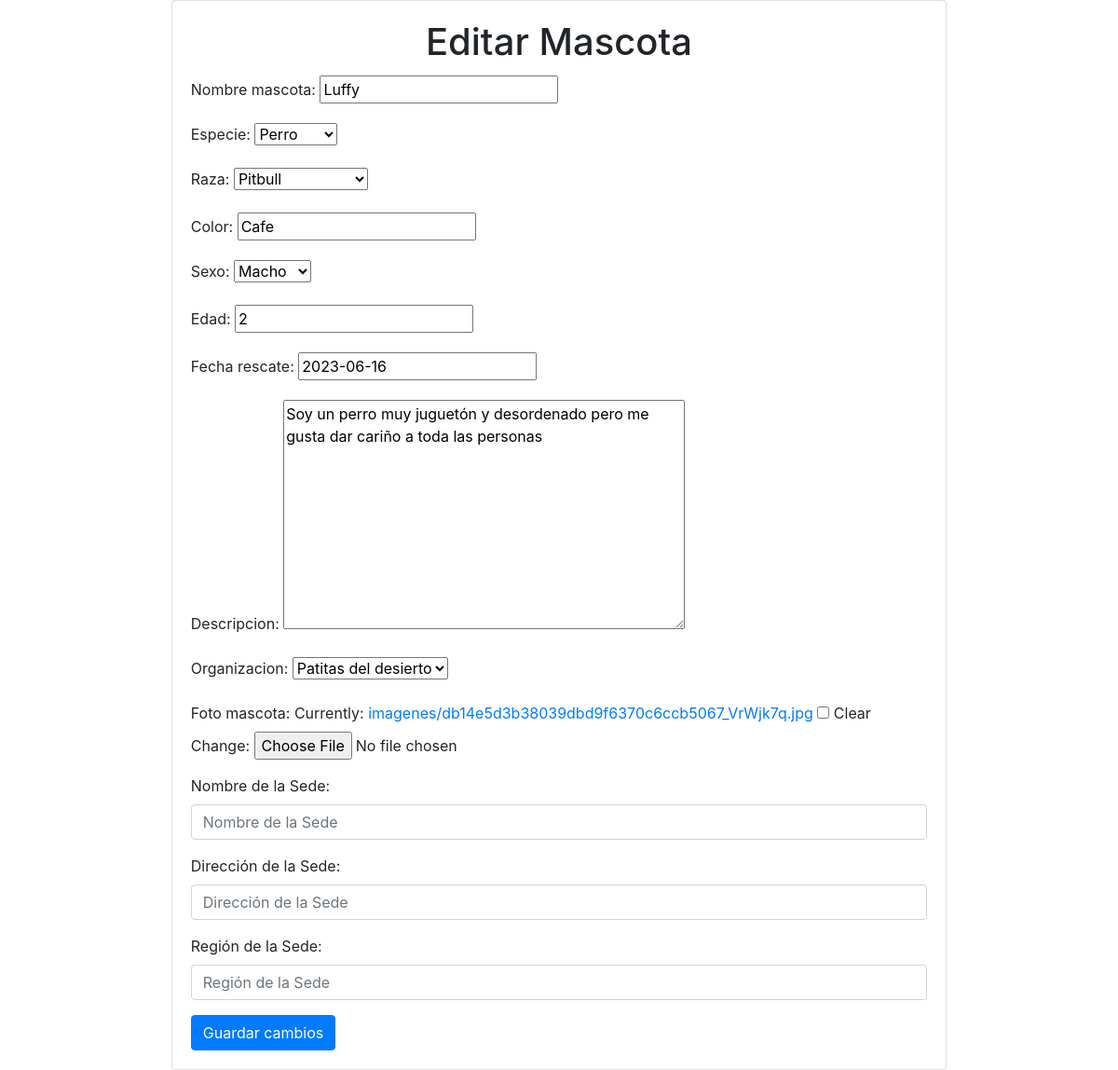
Page /editar_mascota/8/ on the earlier database version.
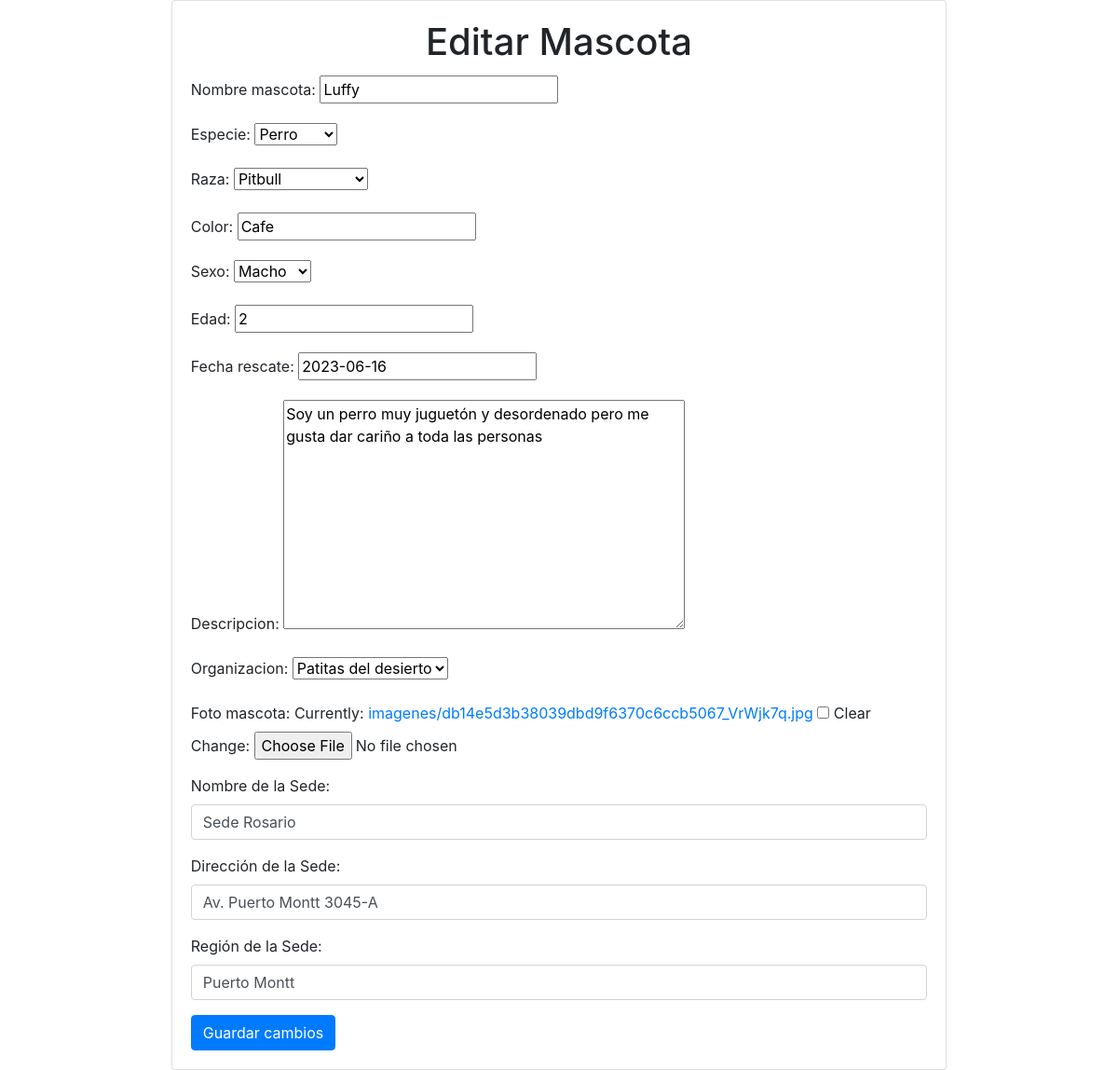
Same page on the later database version.
### Aplicaciones/Adoptar/models.py (models this page shows, shortened)
class Mascota(models.Model):
    nombre_mascota=models.CharField(max_length=50)
    especie = models.ForeignKey(Especie, on_delete=models.CASCADE)
    raza = models.ForeignKey(Raza, on_delete=models.CASCADE)
    color=models.CharField(max_length=50)
    sexo=models.CharField(max_length=1, choices=sexos, default='H')
    edad=models.IntegerField()
    fecha_rescate=models.DateField(default=date.today)
    descripcion=models.TextField()
    organizacion = models.ForeignKey(Organizacion, on_delete=models.CASCADE, related_name='mascotas', default=None, null=True, blank=True)
    foto_mascota = models.ImageField(upload_to='imagenes', null=True, blank=True)
    sede = models.ForeignKey(Sede, on_delete=models.CASCADE, default=None, null=True, blank=True)

class Sede(models.Model):
   nombre_sede = models.CharField(max_length=50, default=None)
   direccion_sede = models.CharField(max_length=50, default=None)
   region_sede = models.CharField(max_length=50, default=None)

### Aplicaciones/Adoptar/views.py (the view)
# urls.py: path('editar_mascota/<int:mascota_id>/', views.editar_mascota, name='editar_mascota'),
def editar_mascota(request, mascota_id):
    mascota = get_object_or_404(Mascota, pk=mascota_id)
    if request.method == 'POST':
        form = MascotaForm(request.POST, request.FILES, instance=mascota)
        if form.is_valid():
            mascota = form.save(commit=False)
            if mascota.sede is None:
                mascota.sede = Sede.objects.create(
                    nombre_sede=request.POST.get('nombre_sede'),
                    direccion_sede=request.POST.get('direccion_sede'),
                    region_sede=request.POST.get('region_sede')
                )
            else:
                mascota.sede.nombre_sede = request.POST.get('nombre_sede')
                mascota.sede.direccion_sede = request.POST.get('direccion_sede')
                mascota.sede.region_sede = request.POST.get('region_sede')
                mascota.sede.save()
            mascota.save()
            return redirect('listar_mascotas')
    else:
        form = MascotaForm(instance=mascota)
    return render(request, 'editar_mascota.html', {'form': form, 'mascota': mascota})

### Aplicaciones/Adoptar/forms.py
class MascotaForm(forms.ModelForm):
    class Meta:
        model = Mascota
        fields = ['nombre_mascota', 'especie', 'raza', 'color', 'sexo', 'edad', 'fecha_rescate', 'descripcion', 'organizacion', 'foto_mascota']

### Aplicaciones/Adoptar/models.py (called while the page is built)
    def __str__(self):
        texto = "{0}"
        return texto.format(self.nombre_organizacion)

    def __str__(self):
        return self.nombre

    def __str__(self):
        return self.nombre

### Aplicaciones/Adoptar/templates/editar_mascota.html (shortened to what this page needs)
<!DOCTYPE html>
<html lang="en">
<head>
   <link rel="stylesheet" href="https://stackpath.bootstrapcdn.com/bootstrap/4.3.1/css/bootstrap.min.css">
</head>
<body>
   <div class="container d-flex justify-content-center">
       <div class="card w-75">
           <div class="card-body">
               <h1 class="card-title text-center">Editar Mascota</h1>
               <form method="post" enctype="multipart/form-data">
                  {{ form.as_p }}
                  <div class="form-group">
                      <label for="nombre_sede">Nombre de la Sede:</label>
                      <input type="text" id="nombre_sede" name="nombre_sede" class="form-control" placeholder="Nombre de la Sede" maxlength="50" required value="{{ mascota.sede.nombre_sede }}">
                  </div>
                  <div class="form-group">
                      <label for="direccion_sede">Dirección de la Sede:</label>
                      <input type="text" id="direccion_sede" name="direccion_sede" class="form-control" placeholder="Dirección de la Sede" maxlength="50" required value="{{ mascota.sede.direccion_sede }}">
                  </div>
                  <div class="form-group">
                      <label for="region_sede">Región de la Sede:</label>
                      <input type="text" id="region_sede" name="region_sede" class="form-control" placeholder="Región de la Sede" maxlength="50" required value="{{ mascota.sede.region_sede }}">
                  </div>
                  <button type="submit" class="btn btn-primary">Guardar cambios</button>
               </form>
           </div>
       </div>
   </div>
</body>
</html>

Differences in the rows shown:
changed Mascota "Luffy": nombre_sede (not shown) → "Sede Rosario"; direccion_sede (not shown) → "Av. Puerto Montt 3045-A"; region_sede (not shown) → "Puerto Montt"
